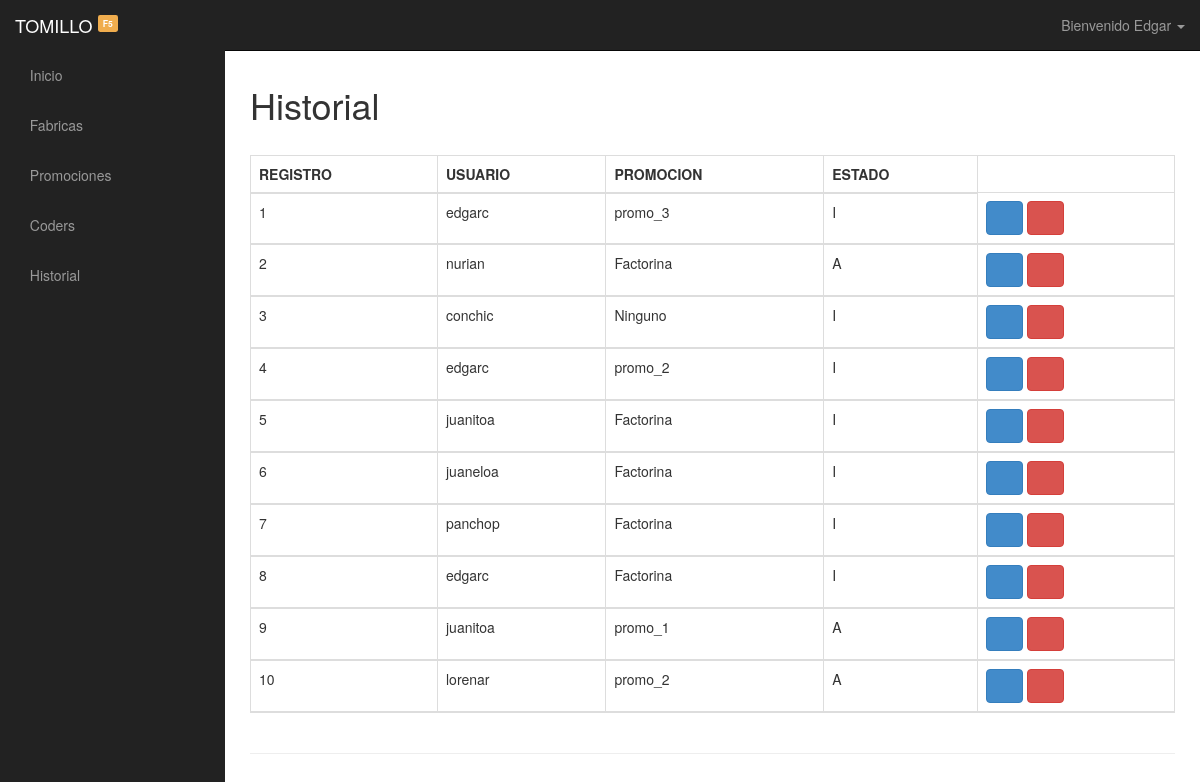
The app's page /Grupal3/php/historial.php (signed in) with its own data.
### tables this page shows
CREATE TABLE `historial` (
  `idHistorial` int(11) NOT NULL,
  `fk_usuario` int(11) DEFAULT NULL,
  `fk_promocion` int(11) DEFAULT NULL,
  `estado` char(1) DEFAULT NULL
);

CREATE TABLE `promocion` (
  `id_promocion` int(11) NOT NULL,
  `nombre` varchar(50) NOT NULL,
  `ano` year(4) NOT NULL,
  `fk_fabrica` int(11) NOT NULL,
  `estado` char(1) NOT NULL
);

### Grupal3/php/historial.php (the view, shortened to what this page needs)
<!DOCTYPE html>
<html lang="en">
  <head>
    <link rel="stylesheet" href="../css/bootstrap.css">
    <link rel="stylesheet" href="../css/sb-admin.css">
    <link rel="stylesheet" href="../css/font-awesome.min.css">
    <link rel="stylesheet" type="text/css" href="../css/style.css">
    <link rel="stylesheet" href="../css/stacktable.css">
 </head>
 <body>
  <div id="wrapper">
      <nav class="navbar navbar-inverse navbar-fixed-top" role="navigation">
          <div class="navbar-header">
                   <a class="navbar-brand" href="../index.php"> TOMILLO <sup><small><span class="label label-warning">F5</span></small></sup> </a>
          </div>
          <div class="collapse navbar-collapse navbar-ex1-collapse">
              <ul class="nav navbar-nav side-nav">
                    <li><a href="../index.php"><i class="fa fa-home"></i> Inicio</a></li>
                    <li><a href="fabricas.php"><i class='fa fa-tasks'></i> Fabricas </a></li>
                    <li><a href="promociones.php"><i class="fa fa-users"></i> Promociones </a></li>
                    <li><a href="coders.php"><i class="fa fa-smile-o"></i> Coders </a></li>
                    <li><a href="historial.php"><i class="fa fa-smile-o"></i> Historial </a></li>
              </ul>
			  <ul class="nav navbar-nav navbar-right navbar-user">
        		<li class="dropdown user-dropdown">
				<a href="#" class="dropdown-toggle" data-toggle="dropdown">
					<?php if(isset($_SESSION['nomb'])){
         				echo "Bienvenido ".$_SESSION['nomb'];?>
					<b class="caret"></b>
				</a>
							<li></li><input type="hidden" name="oculto" value="3"></li>
             		</nav>
					<?php } ?>
          </div>
      <div id="page-wrapper">
          <div class="row">
              <div class="col-md-12">
                  <h1>Historial</h1>
                  <br>
              </div>
              <div class="container table-sm">
                 <table class="table table-bordered table-hover" id="tabla1" border="0">
                      <thead class="thead-light">
                        <tr>
                            <th class="datos">Registro</th>
                            <th class="datos">Usuario</th>
                            <th class="datos">Promocion</th>
                            <th class="datos">Estado</th>
                        </tr>
                                <?php
                                 include 'conexion.php';
                                  $list="SELECT login.usuario, promocion.nombre, historial.estado, historial.fk_usuario FROM historial,login,promocion  where historial.fk_usuario=login.idUser and historial.fk_promocion = promocion.id_promocion";
                                  $con_list=mysqli_query($link,$list);
                                  $cont=1;
                                    while ($arrlist= mysqli_fetch_array($con_list)) {?>
                                          <tr>
                                              <td><?php echo $cont; ?></td>
                                              <td><?php echo $arrlist[0]; ?></td>
                                              <td><?php echo $arrlist[1]; ?></td>
                                              <td><?php echo $arrlist[2]; ?></td>
                                              <td><a href="modificar_historial.php?mod=<?php echo $arrlist[3]; ?>&p=<?php echo $arrlist[3]; ?>" class="btn btn-primary"><i class="fa fa-pencil-square-o" aria-hidden="true"></i></a>
                                              <a class="btn btn-danger" data-toggle="modal" data-target="#exampleModal"><i class="fa fa-trash-o" aria-hidden="true"></i></a></td>
                                          </tr>
                                <?php
                                  $cont++;
                                } ?>
                      </thead>
                </table>
            </div>
        </div>
      <hr>
      </div>
  </body>
</html>

### Grupal3/css/sb-admin.css (style rules this page uses)
body { margin-top: 50px; }
#wrapper { padding-left: 0; }
#page-wrapper { width: 100%; padding: 5px 15px; }
@media (min-width:768px) { #wrapper { padding-left: 225px; } }
@media (min-width:768px) { #page-wrapper { padding: 15px 25px; } }
@media (min-width:768px) { .side-nav { margin-left: -225px; left: 225px; width: 225px; position: fixed; top: 50px; height: 100%; border-radius: 0; border: none; background-color: #222222; overflow-y: auto; } }
@media (min-width:768px) { .side-nav>li>a { width: 225px; } }
@media (min-width:768px) { .navbar-collapse { padding-left: 15px !important; padding-right: 15px !important; } }

### Grupal3/css/style.css (style rules this page uses)
span { color: red; }
.datos { text-transform: uppercase; }

### Grupal3/css/stacktable.css (style rules this page uses)
.stacktable { width: 100%; }
.stacktable.large-only { display: table; }

### records on screen
historial: fk_usuario.usuario "edgarc", fk_promocion.nombre "promo_3", estado "I"
historial: fk_usuario.usuario "nurian", fk_promocion.nombre "Factorina", estado "A"
historial: fk_usuario.usuario "conchic", fk_promocion.nombre "Ninguno", estado "I"
historial: fk_usuario.usuario "edgarc", fk_promocion.nombre "promo_2", estado "I"
historial: fk_usuario.usuario "juanitoa", fk_promocion.nombre "Factorina", estado "I"
historial: fk_usuario.usuario "juaneloa", fk_promocion.nombre "Factorina", estado "I"
historial: fk_usuario.usuario "panchop", fk_promocion.nombre "Factorina", estado "I"
historial: fk_usuario.usuario "edgarc", fk_promocion.nombre "Factorina", estado "I"
historial: fk_usuario.usuario "juanitoa", fk_promocion.nombre "promo_1", estado "A"
historial: fk_usuario.usuario "lorenar", fk_promocion.nombre "promo_2", estado "A"

### other values on screen
$_SESSION['nomb'] "Edgar"
